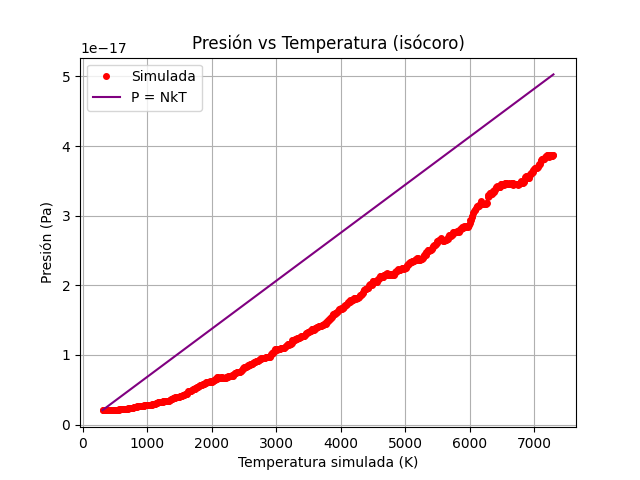

Source code (Python):
from vpython import *
import numpy as np
import random as rn
import matplotlib.pyplot as plt

# Configuración
Natoms = 500
L = 1.0
Ratom = 0.01
mass = 4E-3 / 6E23
k = 1.38E-23
dt = 1E-4
steps = 700
nu = 50  # Frecuencia Andersen (aumenta para mejor acoplamiento)

# Inicialización
Atoms = []
p = []
apos = []
TAndersen = 300

Presion = []
Temperatura = []
TAndersen_l=[]
Pteorica = []

# VPython scene (opcional)
scene = canvas(width=500, height=500)
scene.range = L
scene.title = 'Gas con termostato de Andersen'

for i in range(Natoms):
    pos = vector(rn.uniform(-L/2,L/2), rn.uniform(-L/2,L/2), rn.uniform(-L/2,L/2))
    apos.append(pos)
    Atoms.append(sphere(pos=pos, radius=Ratom, color=color.cyan))
    sigma = np.sqrt(k * TAndersen / mass)
    vel = vector(rn.gauss(0, sigma), rn.gauss(0, sigma), rn.gauss(0, sigma))
    p.append(mass * vel)

for step in range(steps):
    rate(200)
    
    # Andersen Thermostat
    for i in range(Natoms):
        if rn.random() < nu * dt:
            sigma = np.sqrt(k * TAndersen / mass)
            p[i] = vector(mass * rn.gauss(0, sigma),
                          mass * rn.gauss(0, sigma),
                          mass * rn.gauss(0, sigma))
    
    # Mover partículas
    for i in range(Natoms):
        vel = p[i] / mass
        apos[i] += vel * dt
        Atoms[i].pos = apos[i]
        
    if abs(apos[i].x) > (L/2 - Ratom):
        p[i].x *= -1
    if abs(apos[i].y) > (L/2 - Ratom):
        p[i].y *= -1
    if abs(apos[i].z) > (L/2 - Ratom):
        p[i].z *= -1

    
    # Calcular presión desde el momento total transferido
    E_kin = 0
    for i in range(Natoms):
        v = p[i] / mass
        E_kin += 0.5 * mass * mag2(v)
    
    T_real = (2/3) * E_kin / (Natoms * k)
    P_real = Natoms * k * T_real / (L**3)
    P_th = Natoms * k * TAndersen / (L**3)
    
    Presion.append(P_real)
    Temperatura.append(T_real)
    Pteorica.append(P_th)

    TAndersen += 10  # cambiar temperatura del baño térmico
    TAndersen_l.append(TAndersen)

# Gráfico final
plt.figure()
plt.plot(TAndersen_l, Presion, 'o', color="red", label="Simulada", markersize=4)
plt.plot(TAndersen_l, Pteorica, '-', color="purple", label="P = NkT", markersize=5)
plt.xlabel("Temperatura simulada (K)")
plt.ylabel("Presión (Pa)")
plt.title("Presión vs Temperatura (isócoro)")
plt.grid(True)
plt.legend()
plt.show()
